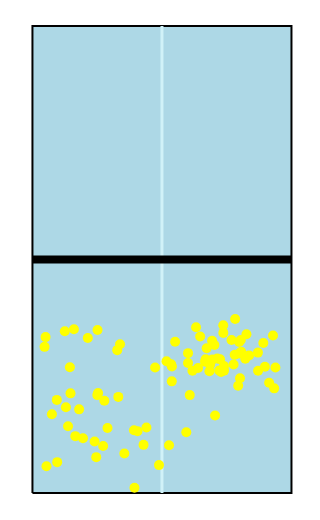

Source (notebook cell):
### Code cell
# Affichage des positions de service sur une figure statique
figure = Figure()
figure.add_positions_rebonds([positions_services], [0])
figure.show()

### Figure 1 — Plotly figure (JSON) as saved in the notebook; plotly's stock layout.template omitted (floating-point values rounded to 4 significant figures)
{"data": [{"fill": "toself", "fillcolor": "#add8e6", "line": {"color": "black", "width": 2}, "mode": "lines", "showlegend": false, "type": "scatter", "x": [-76, 76, 76, -76, -76], "y": [-137, -137, 137, 137, -137]}, {"line": {"color": "#d1f2f8", "width": 3}, "mode": "lines", "showlegend": false, "type": "scatter", "x": [0, 0], "y": [-137, 137]}, {"line": {"color": "black", "width": 8}, "mode": "lines", "showlegend": false, "type": "scatter", "x": [-76, 76], "y": [0, 0]}, {"marker": {"color": "yellow", "size": 10}, "mode": "markers", "name": "Rebonds", "type": "scatter", "x": [-68.3, 29.51, 45.34, 5.825, 22.41, 29.42, 56.4, -50.84, -31.96, -4.028, 36.01, -26.24, -16.42, 31.16, 17.88, -39.53, 15.27, 28.24, 66.59, 40.81, 20.01, -57.03, 42.95, -34.51, 36.44, -54.02, 33.56, -55.11, 35.97, 25.59, 2.666, -48.61, -67.77, 49.58, 56.32, 34.1, 36.41, -37.51, -61.7, -1.725, 30.76, -37.82, -16.13, -10.8, 51.1, 16.33, -24.6, 65.86, 65.16, 14.28, 5.761, -46.35, -37.91, 46.26, 5.428, 4.146, -25.62, -51.67, 25.27, 48.9, 15.3, 45.8, 59.48, 45.3, -43.52, -64.58, 21.19, 62.89, 7.721, 60.42, 46.47, -61.47, -53.66, 27.85, -9.11, -38.57, -68.89, -33.79, -14.35, 44.73, 42.69, 26.23, 34.69, -22.08, 32.45, -56.37, 42.02], "y": [-45.56, -58.75, -55.21, -62.85, -45.24, -47.74, -65.33, -103.7, -98.91, -63.4, -43.1, -53.2, -100.2, -91.59, -65.31, -106.8, -60.73, -61.78, -63.36, -47.28, -39.76, -42.14, -34.98, -109.5, -65.22, -63.21, -65.18, -97.91, -38.64, -58.63, -59.71, -87.96, -121.3, -43.92, -54.66, -58.51, -62.49, -78.34, -82.4, -120.7, -50.17, -41.38, -134.0, -108.8, -56.3, -79.59, -49.72, -75.64, -44.58, -101.4, -71.52, -104.9, -79.6, -47.22, -61.54, -109.0, -80.65, -40.9, -60.04, -58.25, -54.98, -69.71, -49.0, -48.41, -46.07, -90.83, -63.7, -72.35, -48.3, -62.92, -54.22, -118.9, -78.56, -65.59, -98.64, -116.0, -51.28, -82.95, -100.8, -74.09, -55.89, -52.09, -66.0, -113.9, -58.07, -86.67, -61.6]}], "layout": {"height": 520, "margin": {"b": 0, "l": 0, "r": 0, "t": 0}, "paper_bgcolor": "rgba(0,0,0,0)", "plot_bgcolor": "rgba(0,0,0,0)", "showlegend": false, "width": 320, "xaxis": {"scaleanchor": "y", "scaleratio": 1, "showgrid": false, "visible": false, "zeroline": false}, "yaxis": {"showgrid": false, "visible": false, "zeroline": false}}}
